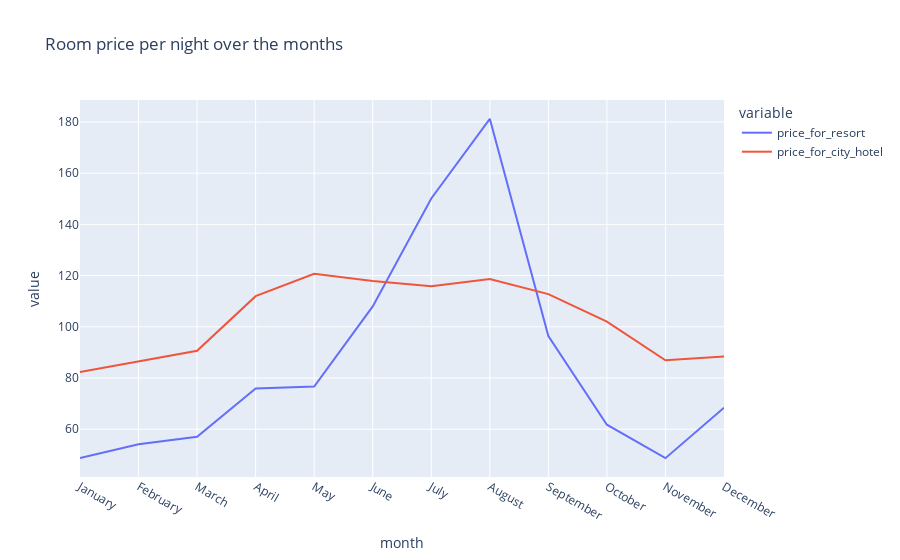

The notebook cell saved with this chart:
### Code cell
px.line(final,x='month', y=['price_for_resort', 'price_for_city_hotel'],title='Room price per night over the months')

### Figure 1 — Plotly figure (JSON) as saved in the notebook; plotly's stock layout.template omitted (floating-point values rounded to 4 significant figures)
{"data": [{"hovertemplate": "variable=price_for_resort<br>month=%{x}<br>value=%{y}<extra></extra>", "legendgroup": "price_for_resort", "line": {"color": "#636efa", "dash": "solid"}, "marker": {"symbol": "circle"}, "mode": "lines", "name": "price_for_resort", "orientation": "v", "showlegend": true, "type": "scatter", "x": ["January", "February", "March", "April", "May", "June", "July", "August", "September", "October", "November", "December"], "xaxis": "x", "y": [48.76, 54.15, 57.06, 75.87, 76.66, 108.0, 150.1, 181.2, 96.42, 61.78, 48.71, 68.41], "yaxis": "y"}, {"hovertemplate": "variable=price_for_city_hotel<br>month=%{x}<br>value=%{y}<extra></extra>", "legendgroup": "price_for_city_hotel", "line": {"color": "#EF553B", "dash": "solid"}, "marker": {"symbol": "circle"}, "mode": "lines", "name": "price_for_city_hotel", "orientation": "v", "showlegend": true, "type": "scatter", "x": ["January", "February", "March", "April", "May", "June", "July", "August", "September", "October", "November", "December"], "xaxis": "x", "y": [82.33, 86.52, 90.66, 112.0, 120.7, 117.9, 115.8, 118.7, 112.8, 102.0, 86.95, 88.4], "yaxis": "y"}], "layout": {"legend": {"title": {"text": "variable"}, "tracegroupgap": 0}, "title": {"text": "Room price per night over the months"}, "xaxis": {"anchor": "y", "domain": [0, 1], "title": {"text": "month"}}, "yaxis": {"anchor": "x", "domain": [0, 1], "title": {"text": "value"}}}}
